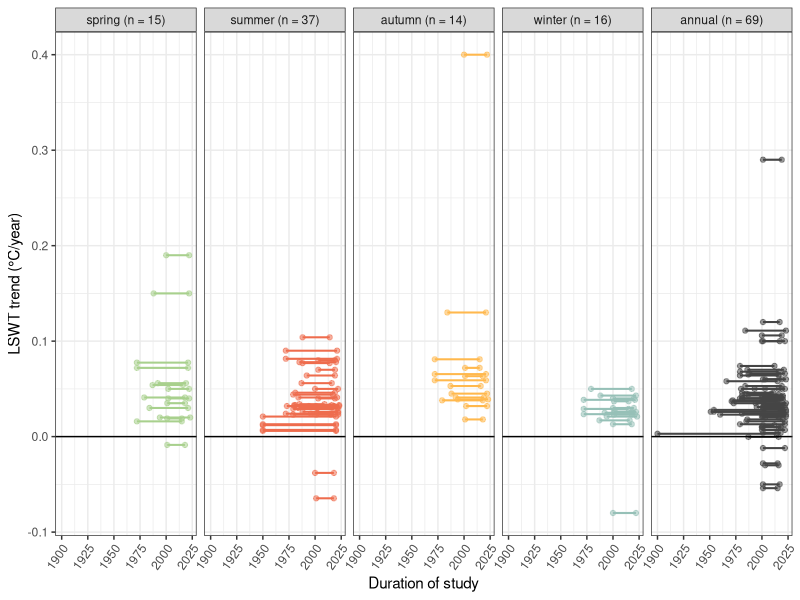
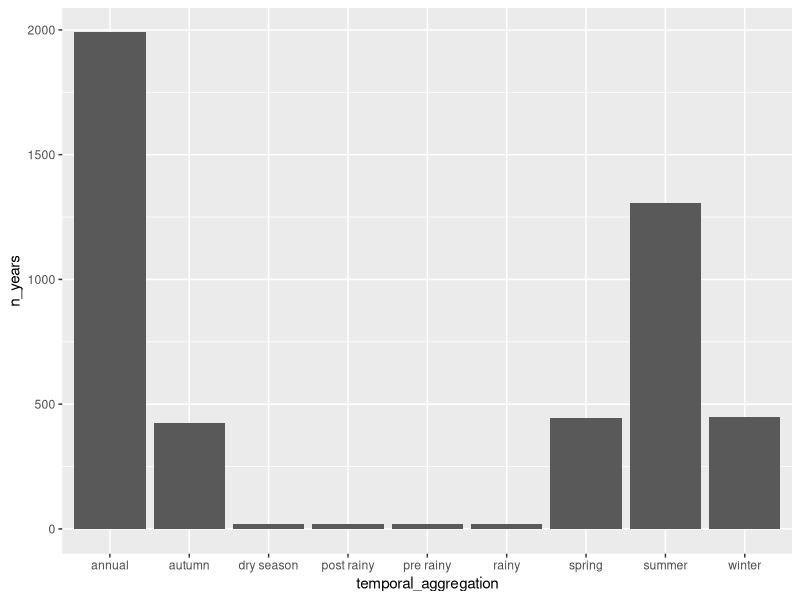
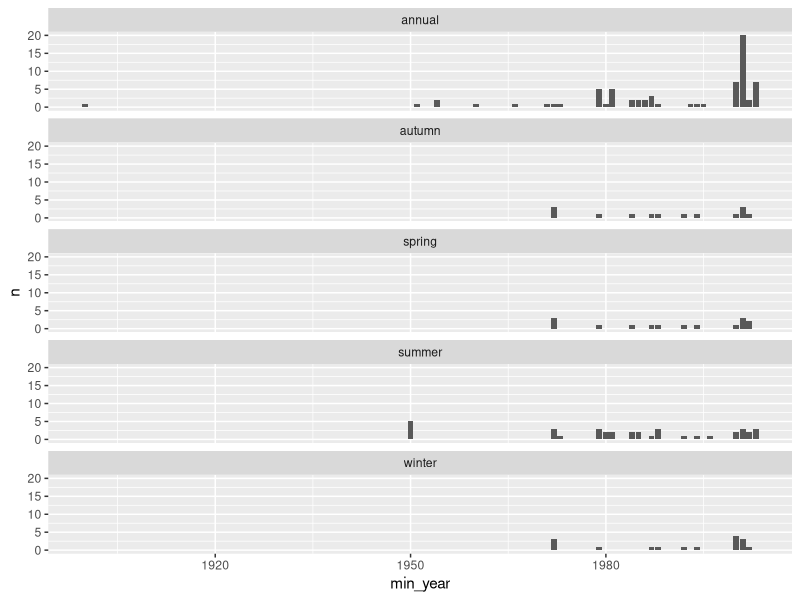
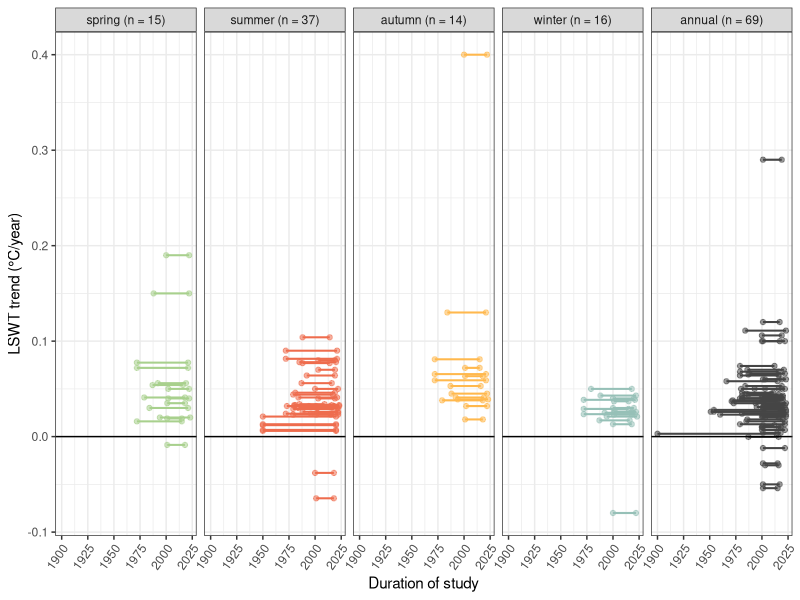

Write R code to recreate these figures, in order. (Note: this script raises an error after producing the figures.)
# timeframe figures
library(tidyverse)
library(ggridges)
library(RColorBrewer)

gps <- read.csv('./data/LSWT_rates_of_change_literature_pub_April2026.csv',
                fileEncoding = 'latin1')
gps <- gps %>% 
  rename(rate_C_year = ï..rate_C_year)

gps$rate_C_year <- as.numeric(gps$rate_C_year)
gps$n_lakes <- as.numeric(gps$n_lakes)

length(unique(gps$citation))

# split temporal aggregation into season and day/night
gps <- gps %>% 
  separate(annual_seasonal_category, into = c("temporal_aggregation", "day_night"), 
           sep = " \\(|\\)", extra = "drop", fill = "right") %>% 
  mutate(day_night = ifelse(is.na(day_night), 'day', day_night))


total_seasons <- sum(table(gps$temporal_aggregation))

table(gps$temporal_aggregation)
table(gps$aggregation_standard)
table(gps$day_night)

# and remove the night measurements
gps_day <- gps %>% 
  filter(day_night!='night')


gps_day <- gps_day %>% 
  group_by(temporal_aggregation) %>% 
  mutate(n_time = n(),
         facet_label = paste0(temporal_aggregation, ' (n = ', n_time, ')'))

gps_day$facet_label <- factor(gps_day$facet_label,
                          levels = 
                            c('spring (n = 15)','summer (n = 37)', 
                              'autumn (n = 14)', 'winter (n = 16)', 
                              'dry season (n = 1)', 'pre-rainy (n = 1)', 
                              'rainy (n = 1)','post-rainy (n = 1)',
                              'annual (n = 69)'))



a <- gps_day %>% 
  filter(temporal_aggregation %in% c('annual', 'spring', 'summer', 'autumn', 'winter')) %>% 
  mutate(temporal_aggregation = factor(temporal_aggregation,
                                       levels = c('spring','summer','autumn','winter','annual')),
         violin_x = max(max_year, na.rm = TRUE) + 2) %>% 
  ggplot() + 
  geom_point(aes(x = min_year, y = rate_C_year, alpha = 0.01, color = temporal_aggregation)) +
  geom_point(aes(x = max_year, y = rate_C_year, alpha = 0.01, color = temporal_aggregation)) +
  geom_segment(aes(x = min_year, xend = max_year, y = rate_C_year, yend = rate_C_year,
                   color = temporal_aggregation), size = 0.7) +
  facet_wrap(~facet_label, ncol = 5) +
  scale_color_manual(values = c("#A8D08D", "#EE6C4D", "#FFB84D","#96C0B7", "#454545")) +
  scale_fill_manual(values = c( "#A8D08D", "#EE6C4D", "#FFB84D", "#96C0B7", "#454545")) +
  theme_bw() +
  geom_hline(yintercept = 0) +
  xlab('Duration of study') +
  ylab('LSWT trend (°C/year)') +
  labs(color = 'Temporal aggregation') +
  theme(axis.text.x = element_text(angle = 55, hjust = 1),
        legend.position = 'none')
a

ggsave('./figures/landsat_7/timeframe_duration_lit_review.png', a, 
       dpi = 300, units = 'mm', height = 300, width = 700, scale = 0.3)

# calculate number of times each start year occurs for each temporal aggreg.
ggplot(gps_day, aes(x = temporal_aggregation, y = n_years)) +
  geom_col()

median_years <- gps_day %>% 
  filter(temporal_aggregation %in% c('annual', 'spring', 'summer', 'autumn', 'winter')) %>% 
  group_by(temporal_aggregation) %>% 
  summarise(median_duration = median(n_years))


years <- gps_day %>% 
  filter(temporal_aggregation %in% c('annual', 'spring', 'summer', 'autumn', 'winter')) %>% 
  group_by(temporal_aggregation, min_year) %>% 
  summarise(n = n())

ggplot(years, aes(x = min_year, y = n)) +
  geom_col() +
  facet_wrap(~temporal_aggregation, ncol = 1)
 

# mean rates by season
mean_season <- gps_day %>% 
  group_by(temporal_aggregation) %>% 
  summarise(mean = mean(rate_C_year),
            sd = sd(rate_C_year),
            min = min(rate_C_year),
            max = max(rate_C_year))
mean_season
write.csv(mean_season, './data/output/lit_review_summary_rates.csv', row.names = FALSE)

table(gps$day_night)
28/184

# number of studies that have more than one season
multiple_seasons <- gps %>% 
  filter(temporal_aggregation!='?') %>% 
  group_by(citation) %>% 
  summarise(n_seasons = n_distinct(temporal_aggregation),
            season_list = str_c(
              sort(factor(unique(temporal_aggregation))),
              collapse = ", "))

multiple_seasons$season_list <- factor(multiple_seasons$season_list, 
                                       levels = c('annual',
                                                  'annual, summer',
                                                  "annual, summer, winter",
                                                  'annual, spring, summer',
                                                  "annual, autumn, spring, summer, winter",
                                                  "annual, dry season, post rainy, pre rainy, rainy",
                                                  "autumn, spring, summer, winter",
                                                  "autumn, spring, summer",
                                                  "autumn, summer",
                                                  "summer",
                                                  "winter"))


my_colors <- colorRampPalette(brewer.pal(9, "Set1"))(10)

ggplot(multiple_seasons, aes(x = n_seasons, fill = season_list)) +
  geom_bar(position = 'dodge') +
  theme_bw() +
  scale_fill_manual(values = my_colors) +
  geom_text(
    stat = "count",
    aes(label = after_stat(count)),
    position = position_dodge(width = 1),  # aligns with bars
    vjust = -0.3) +
  xlab('# of seasons') +
  ylab('# of studies') +
  labs(fill = 'Seasons included') 

# studies reporting just one citation
42/(42+12+1)
12/(42+12+1)

table(multiple_seasons$n_seasons)
gps %>% 
  group_by(annual_seasonal_category) %>% 
  summarise(CV = sd(rate_C_year)/mean(rate_C_year))
